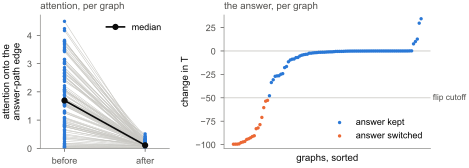

Recreate this plot in Python.
#!/usr/bin/env python3
"""removal.pdf: the query-key removal empties the attention, the answer mostly stays.

On the same graphs (test graphs 0-99 of one seed, the every-step all-heads
removal; results/<run>/counterfactuals_n100.json, cell
qk_every_step/answer_path/all_heads): left, the layer-2 attention from the
last search query onto the answer-path edge, summed over the eight heads,
before and after the removal, paired per graph; right, the change in T per
graph, sorted, with the flip cutoff (-50) as a hairline.

    .venv/bin/python paper/figs/removal.py [--run seed0] [--out PATH]
"""

import argparse
import sys
from pathlib import Path

sys.path.insert(0, str(Path(__file__).resolve().parent))
import numpy as np  # noqa: E402

import style as S  # noqa: E402

CELL = "qk_every_step/answer_path/all_heads"
FLIP_CUT = -50.0  # protects "the answer switched on this graph" (as everywhere)


def main():
    ap = argparse.ArgumentParser()
    ap.add_argument("--run", default="seed0")
    ap.add_argument("--out", type=Path, default=S.REPO / "paper" / "figs" / "removal.pdf")
    args = ap.parse_args()
    S.setup()
    rows = [r["cells"][CELL] for r in S.load(f"results/{args.run}/counterfactuals_n100.json")["rows"]
            if not r["cells"][CELL].get("skipped")]
    before = np.array([c["attn_path_before_per_step"][-1] for c in rows])
    after = np.array([c["attn_path_after_per_step"][-1] for c in rows])
    dT = np.sort(np.array([c["dT"] for c in rows]))

    fig, (a, b) = S.plt.subplots(1, 2, figsize=(S.WIDTH * 0.72, S.HEIGHT), gridspec_kw={"width_ratios": [1, 1.6]})
    for x0, x1 in zip(before, after):
        a.plot([0, 1], [x0, x1], color=S.GREY_LIGHT, lw=0.4, zorder=1)
    a.scatter(np.zeros_like(before), before, s=6, color=S.BLUE, edgecolors="none", zorder=2)
    a.scatter(np.ones_like(after), after, s=6, color=S.BLUE, edgecolors="none", zorder=2)
    a.plot([0, 1], [np.median(before), np.median(after)], color=S.INK, lw=1.2, marker="o", ms=3.5, zorder=3, label="median")
    a.set_xticks([0, 1], ["before", "after"])
    a.set_xlim(-0.3, 1.3)
    a.set_ylim(bottom=0)
    a.set_ylabel("attention onto the\nanswer-path edge")
    a.legend(loc="upper right")
    S.panel_label(a, "attention, per graph")

    fl = dT <= FLIP_CUT
    rank = np.arange(len(dT))
    b.scatter(rank[~fl], dT[~fl], s=6, color=S.BLUE, edgecolors="none", label="answer kept")
    b.scatter(rank[fl], dT[fl], s=6, color=S.ORANGE, edgecolors="none", label="answer switched")
    S.ref_line(b, y=0)
    S.ref_line(b, y=FLIP_CUT, label="flip cutoff")
    b.set_ylim(-104, max(8.0, dT.max() + 4))
    b.set_xlabel("graphs, sorted")
    b.set_xticks([])
    b.set_ylabel("change in T")
    b.legend(loc="lower right")
    S.panel_label(b, "the answer, per graph")
    fig.tight_layout(w_pad=1.2)
    S.save(fig, args.out)


if __name__ == "__main__":
    main()
